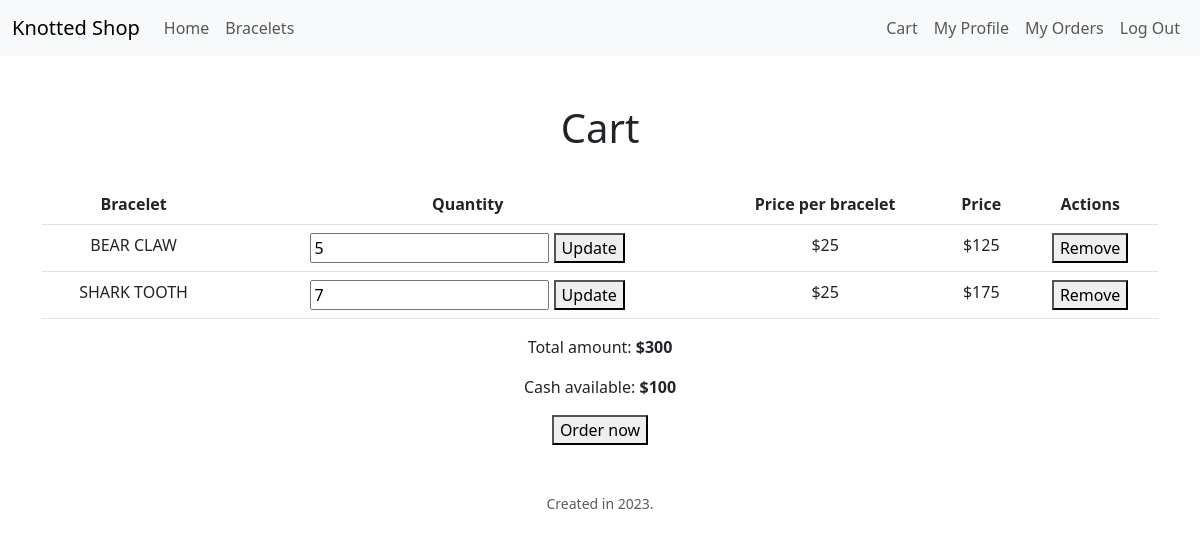
Before: /cart (signed in) with the older database file.
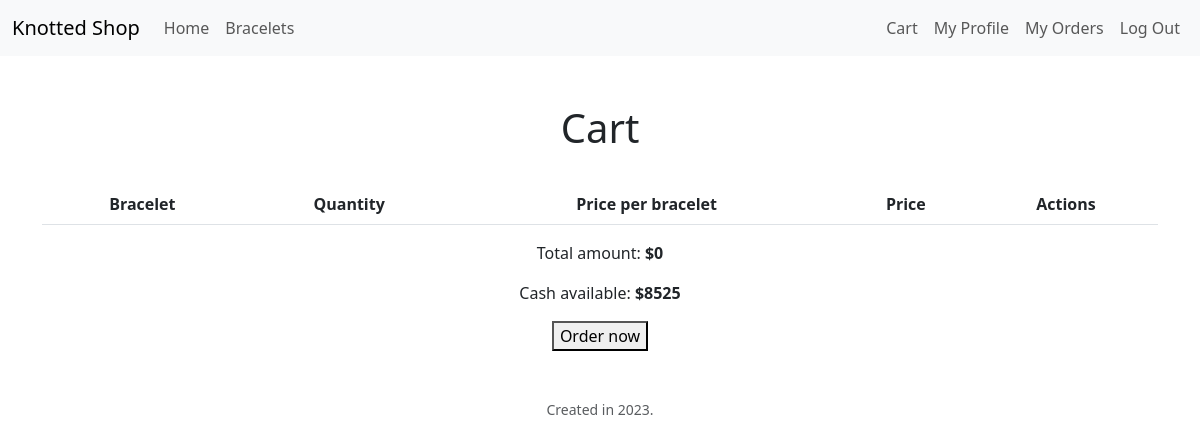
After: the same page with the newer database file.
### tables this page shows
CREATE TABLE products (
id INTEGER PRIMARY KEY NOT NULL UNIQUE,
name TEXT NOT NULL,
descr TEXT,
price INTEGER NOT NULL,
quantity INTEGER NOT NULL);

CREATE TABLE users (
id INTEGER PRIMARY KEY NOT NULL UNIQUE,
first_name TEXT NOT NULL,
last_name TEXT NOT NULL,
username TEXT NOT NULL UNIQUE,
hash TEXT NOT NULL,
email TEXT NOT NULL UNIQUE,
address_id INTEGER,
last_login_date DATE, cash INTEGER DEFAULT 1000);

### app.py (the view)
@app.route("/cart")
def cart():
    conn = get_database_connection()
    cur = conn.cursor()
    cart_data = cur.execute("""SELECT products.id AS id, products.name, SUM(cart.quantity) AS quantity, products.price
        FROM products
        JOIN cart ON products.id = cart.product_id
        JOIN users ON cart.user_id = users.id
        WHERE users.id = 1
        GROUP BY products.name;""").fetchall()
    rows = cur.execute("""SELECT products.price, cart.quantity
        FROM products
        JOIN cart ON products.id = cart.product_id
        JOIN users ON cart.user_id = users.id
        WHERE users.id = ?""", (session['user_id'],)).fetchall()
    total = 0
    for row in rows:
        total += row['price'] * row['quantity']
    row = cur.execute("SELECT cash FROM users WHERE id = ?;", (session["user_id"], )).fetchone()
    conn.close()
    return render_template("cart.html", cart_data=cart_data, total_amount=total, cash=row["cash"])

### app.py (called while the page is built)
@app.after_request
def after_request(response):
    response.headers["Cache-Control"] = "no-cache, no-store, must-revalidate"
    response.headers["Expires"] = 0
    response.headers["Pragma"] = "no-cache"
    return response

def get_database_connection():
    conn = sqlite3.connect("paracord.db")
    conn.row_factory = sqlite3.Row
    return conn

### templates/cart.html (shortened to what this page needs)
{% extends "layout.html" %}
{% block main %}
    <h1>Cart</h1><br>
    <div class="container">
        <table class="table">
            <thead>
                <tr>
                    <th scope="col">Bracelet</th>
                    <th scope="col">Quantity</th>
                    <th scope="col">Price per bracelet</th>
                    <th scope="col">Price</th>
                    <th scope="col">Actions</th>
                </tr>
            </thead>
            <tbody>
                {% for product in cart_data %}
                    <tr>
                        <td>{{ product["name"] }}</td>
                        <td>
                            <form action="/update_quantity" method="POST">
                                <input type="number" name="quantity" value="{{ product['quantity'] }}" min="1">
                                <button type="submit">Update</button>
                            </form>
                        </td>
                        <td>${{ product["price"] }}</td>
                        <td>${{ product["quantity"] * product["price"] }}</td>
                        <td>
                            <form action="/remove_product" method="POST">
                                <button type="submit">Remove</button>
                            </form>
                        </td>
                    </tr>
                {% endfor %}
            </tbody>
        </table>
        <p>Total amount: <strong>${{ total_amount }}</strong></p>
        <p>Cash available: <strong>${{ cash }}</strong></p>
        <form action="/order" method="POST">
            <button type="submit">Order now</button>
        </form>
    </div>
{% endblock %}

Changed rows visible on the page:
no longer on this page (row edited): products: name "BEAR CLAW", quantity "5", price "25", product['quantity']*product['price'] "125"
no longer on this page (row edited): products: name "SHARK TOOTH", quantity "7", price "25", product['quantity']*product['price'] "175"
now on this page (row edited): users: cash "8525"
Other visible differences:
{{ total_amount }}: "300" → "0"
{{ cash }}: "100" → (not shown)
